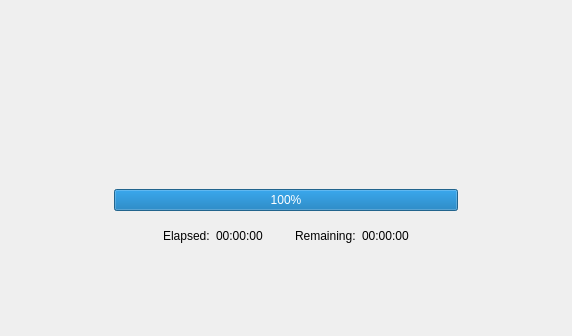
<?xml version="1.0" encoding="UTF-8"?>
<ui version="4.0">
 <class>ViLoadingWidget</class>
 <widget class="QWidget" name="ViLoadingWidget">
  <property name="geometry">
   <rect>
    <x>0</x>
    <y>0</y>
    <width>572</width>
    <height>336</height>
   </rect>
  </property>
  <property name="maximumSize">
   <size>
    <width>16777215</width>
    <height>16777215</height>
   </size>
  </property>
  <property name="windowTitle">
   <string>Form</string>
  </property>
  <property name="styleSheet">
   <string/>
  </property>
  <layout class="QGridLayout" name="gridLayout">
   <property name="margin">
    <number>0</number>
   </property>
   <item row="0" column="1">
    <spacer name="verticalSpacer">
     <property name="orientation">
      <enum>Qt::Vertical</enum>
     </property>
     <property name="sizeHint" stdset="0">
      <size>
       <width>20</width>
       <height>40</height>
      </size>
     </property>
    </spacer>
   </item>
   <item row="6" column="1">
    <spacer name="verticalSpacer_2">
     <property name="orientation">
      <enum>Qt::Vertical</enum>
     </property>
     <property name="sizeHint" stdset="0">
      <size>
       <width>20</width>
       <height>40</height>
      </size>
     </property>
    </spacer>
   </item>
   <item row="2" column="0">
    <spacer name="horizontalSpacer_3">
     <property name="orientation">
      <enum>Qt::Horizontal</enum>
     </property>
     <property name="sizeHint" stdset="0">
      <size>
       <width>40</width>
       <height>20</height>
      </size>
     </property>
    </spacer>
   </item>
   <item row="2" column="2">
    <spacer name="horizontalSpacer_5">
     <property name="orientation">
      <enum>Qt::Horizontal</enum>
     </property>
     <property name="sizeHint" stdset="0">
      <size>
       <width>40</width>
       <height>20</height>
      </size>
     </property>
    </spacer>
   </item>
   <item row="3" column="1">
    <widget class="ViProgressBar" name="progressBar">
     <property name="minimumSize">
      <size>
       <width>200</width>
       <height>0</height>
      </size>
     </property>
     <property name="value">
      <number>100</number>
     </property>
     <property name="alignment">
      <set>Qt::AlignCenter</set>
     </property>
    </widget>
   </item>
   <item row="2" column="1">
    <widget class="QWidget" name="animationContainer" native="true">
     <layout class="QGridLayout" name="gridLayout_2">
      <item row="0" column="1">
       <widget class="ViAnimationWidget" name="animationWidget" native="true">
        <property name="minimumSize">
         <size>
          <width>128</width>
          <height>128</height>
         </size>
        </property>
        <property name="maximumSize">
         <size>
          <width>128</width>
          <height>128</height>
         </size>
        </property>
       </widget>
      </item>
      <item row="0" column="0">
       <spacer name="horizontalSpacer_4">
        <property name="orientation">
         <enum>Qt::Horizontal</enum>
        </property>
        <property name="sizeHint" stdset="0">
         <size>
          <width>40</width>
          <height>20</height>
         </size>
        </property>
       </spacer>
      </item>
      <item row="0" column="2">
       <spacer name="horizontalSpacer_6">
        <property name="orientation">
         <enum>Qt::Horizontal</enum>
        </property>
        <property name="sizeHint" stdset="0">
         <size>
          <width>40</width>
          <height>20</height>
         </size>
        </property>
       </spacer>
      </item>
     </layout>
    </widget>
   </item>
   <item row="5" column="1">
    <widget class="QWidget" name="buttonContainer" native="true">
     <layout class="QGridLayout" name="gridLayout_3">
      <item row="0" column="1">
       <widget class="ViButton" name="cancelButton" native="true"/>
      </item>
      <item row="0" column="0">
       <spacer name="horizontalSpacer">
        <property name="orientation">
         <enum>Qt::Horizontal</enum>
        </property>
        <property name="sizeHint" stdset="0">
         <size>
          <width>40</width>
          <height>20</height>
         </size>
        </property>
       </spacer>
      </item>
      <item row="0" column="2">
       <spacer name="horizontalSpacer_2">
        <property name="orientation">
         <enum>Qt::Horizontal</enum>
        </property>
        <property name="sizeHint" stdset="0">
         <size>
          <width>40</width>
          <height>20</height>
         </size>
        </property>
       </spacer>
      </item>
     </layout>
    </widget>
   </item>
   <item row="4" column="1">
    <widget class="QWidget" name="timeWidget" native="true">
     <layout class="QGridLayout" name="gridLayout_4">
      <item row="0" column="3">
       <widget class="QWidget" name="spacerWidget" native="true">
        <property name="sizePolicy">
         <sizepolicy hsizetype="Fixed" vsizetype="Preferred">
          <horstretch>0</horstretch>
          <verstretch>0</verstretch>
         </sizepolicy>
        </property>
        <property name="minimumSize">
         <size>
          <width>20</width>
          <height>0</height>
         </size>
        </property>
       </widget>
      </item>
      <item row="0" column="0">
       <spacer name="horizontalSpacer_8">
        <property name="orientation">
         <enum>Qt::Horizontal</enum>
        </property>
        <property name="sizeHint" stdset="0">
         <size>
          <width>40</width>
          <height>20</height>
         </size>
        </property>
       </spacer>
      </item>
      <item row="0" column="6">
       <spacer name="horizontalSpacer_9">
        <property name="orientation">
         <enum>Qt::Horizontal</enum>
        </property>
        <property name="sizeHint" stdset="0">
         <size>
          <width>40</width>
          <height>20</height>
         </size>
        </property>
       </spacer>
      </item>
      <item row="0" column="2">
       <widget class="QLabel" name="elapsedLabel">
        <property name="text">
         <string>00:00:00</string>
        </property>
       </widget>
      </item>
      <item row="0" column="1">
       <widget class="QLabel" name="elapsedHeading">
        <property name="text">
         <string>Elapsed:</string>
        </property>
       </widget>
      </item>
      <item row="0" column="4">
       <widget class="QLabel" name="remainingHeading">
        <property name="text">
         <string>Remaining:</string>
        </property>
       </widget>
      </item>
      <item row="0" column="5">
       <widget class="QLabel" name="remainingLabel">
        <property name="text">
         <string>00:00:00</string>
        </property>
       </widget>
      </item>
     </layout>
    </widget>
   </item>
  </layout>
 </widget>
 <customwidgets>
  <customwidget>
   <class>ViProgressBar</class>
   <extends>QProgressBar</extends>
   <header>viprogressbar.h</header>
  </customwidget>
  <customwidget>
   <class>ViButton</class>
   <extends>QWidget</extends>
   <header>vibutton.h</header>
   <container>1</container>
  </customwidget>
  <customwidget>
   <class>ViAnimationWidget</class>
   <extends>QWidget</extends>
   <header>vianimationwidget.h</header>
   <container>1</container>
  </customwidget>
 </customwidgets>
 <resources/>
 <connections/>
</ui>
